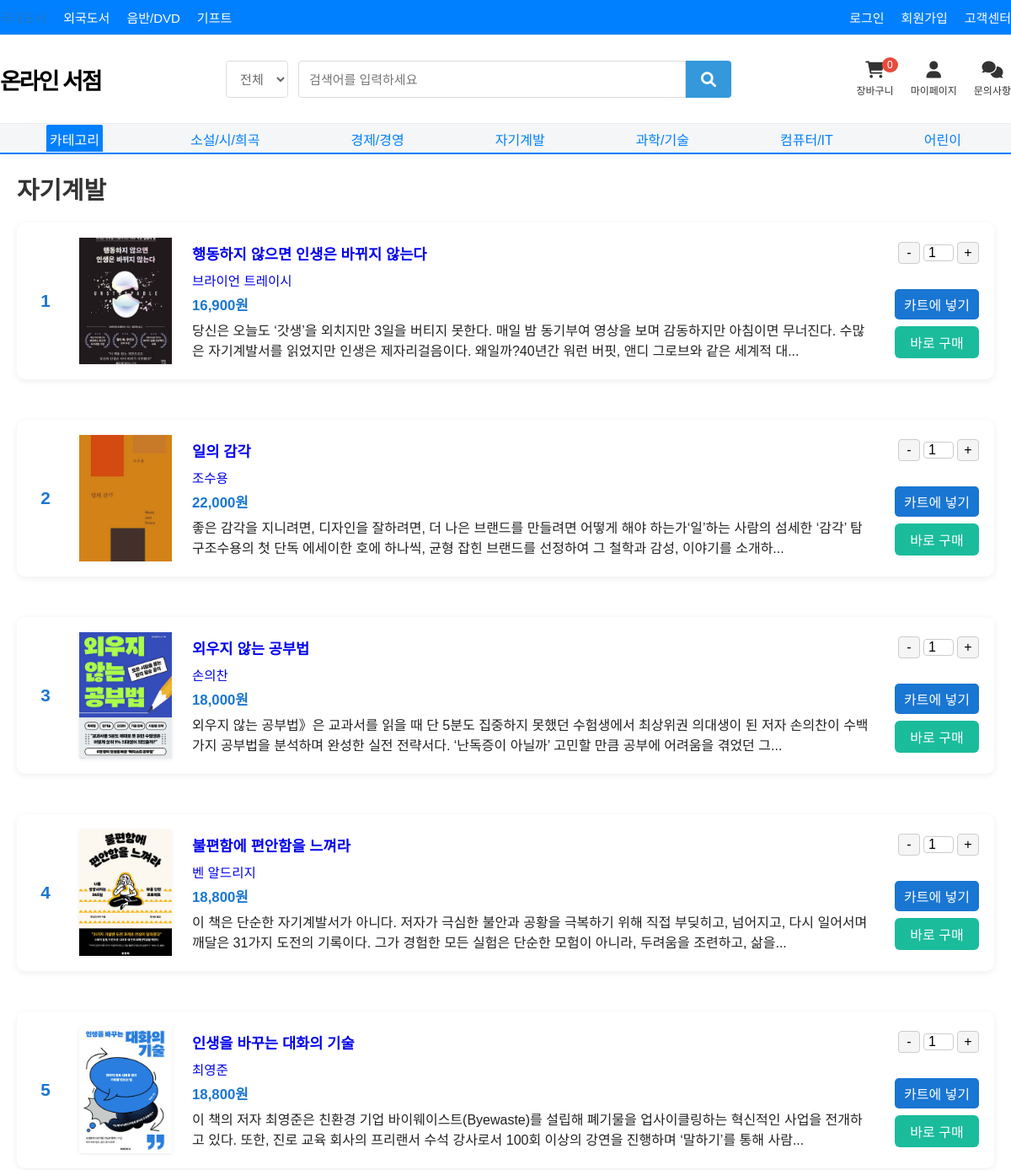
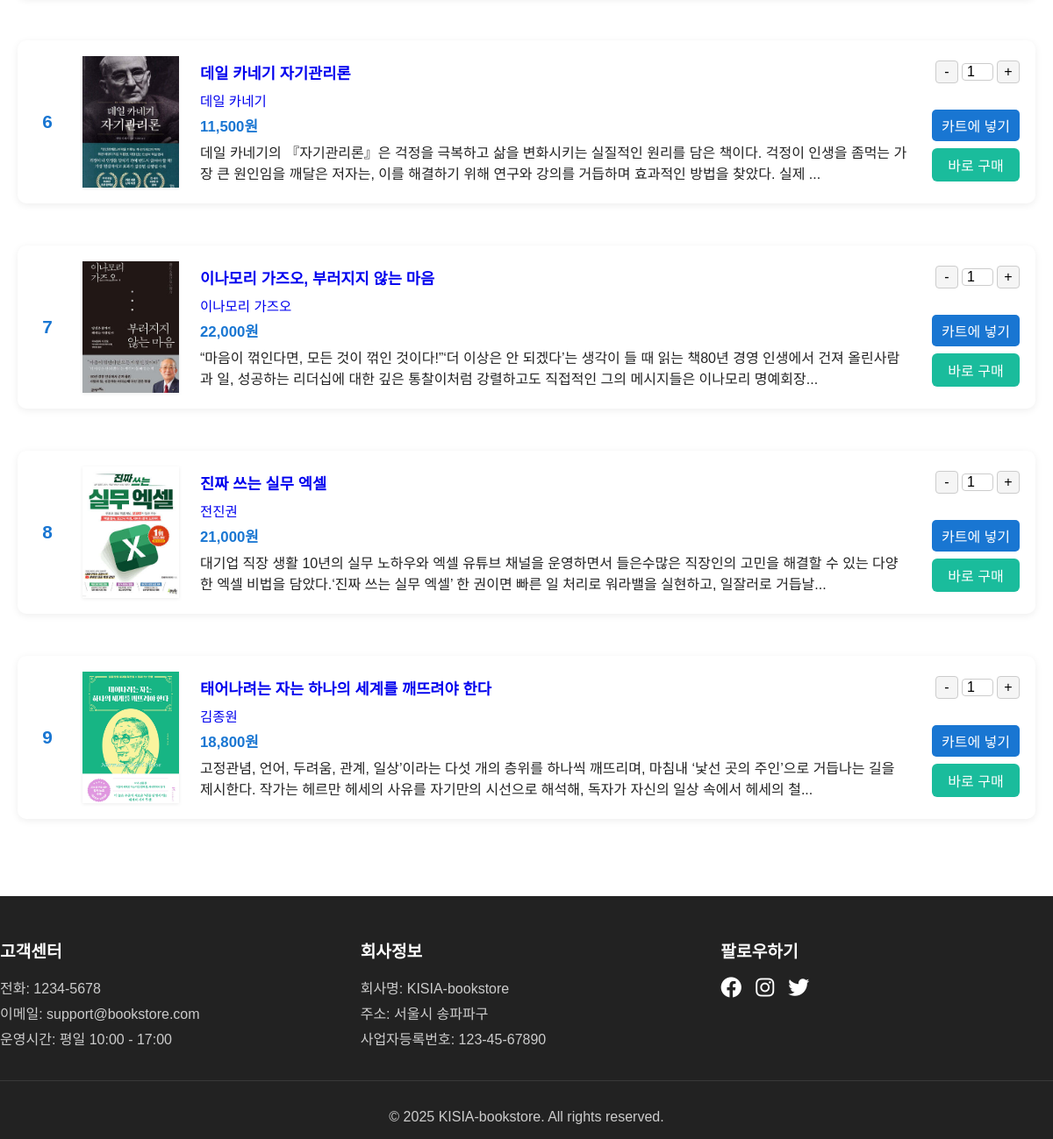
The page /category/self_improvement.php on the database its author committed (2 pictures, top to bottom).
### tables this page shows
CREATE TABLE books (
    id VARCHAR(50) NOT NULL PRIMARY KEY,
    title VARCHAR(255) NOT NULL,
    author VARCHAR(100) NOT NULL,
    price DECIMAL(10,2) NOT NULL,
    category VARCHAR(100),
    description TEXT,
    image_path VARCHAR(255),
    additional_image_path VARCHAR(255),
    created_at TIMESTAMP DEFAULT CURRENT_TIMESTAMP
);

### category/self_improvement.php (the view, shortened to what this page needs)
<?php
require_once '../header.php';
$stmt = $conn->prepare("SELECT id, title, author, price, description, image_path FROM books WHERE category = ?");
$category = 'self_improvement';
$stmt->bind_param("s", $category);
$stmt->execute();
$result = $stmt->get_result();
?>
<!DOCTYPE html>
<html lang="ko">
<head>
  <link rel="stylesheet" href="../css/style.css">
  <link rel="stylesheet" href="../css/header.css">
  <link rel="stylesheet" href="../css/category.css">
  <link rel="stylesheet" href="https://cdnjs.cloudflare.com/ajax/libs/font-awesome/6.0.0/css/all.min.css">
</head>
<body>
<div class="category-container">
  <div class="category-content">
    <h1>자기계발</h1>
    <div class="book-list">
      <?php if ($result->num_rows > 0): ?>
        <?php $num = 1; ?>
        <?php while($book = $result->fetch_assoc()): ?>
          <div class="book-row">
            <div class="book-number"><?= $num++ ?></div>
            <div class="book-thumb">
              <a href="book_detail.php?id=<?= urlencode($book['id']) ?>">
                <img src="../<?= htmlspecialchars($book['image_path']) ?>" alt="<?= htmlspecialchars($book['title']) ?>">
              </a>
            </div>
            <div class="book-info">
              <div class="book-title">
                <a href="book_detail.php?id=<?= urlencode($book['id']) ?>"><?= htmlspecialchars($book['title']) ?></a>
              </div>
              <div class="book-meta">
                <a href="book_detail.php?id=<?= urlencode($book['id']) ?>"><?= htmlspecialchars($book['author']) ?></a>
              </div>
              <div class="book-price"><?= number_format((int)$book['price']) ?>원</div>
              <div class="book-desc">
                <?= htmlspecialchars(mb_strimwidth(strip_tags($book['description']), 0, 220, '...')) ?>
              </div>
            </div>
            <form method="POST" class="book-action-form" action="../cart.php">
              <div class="book-actions">
                <div class="qty-control">
                  <button type="button" onclick="updateQuantity(this, -1)">-</button>
                  <input type="number" class="quantity-display" value="1" min="1" readonly>
                  <button type="button" onclick="updateQuantity(this, 1)">+</button>
                </div>
                <button type="submit" class="cart-btn">카트에 넣기</button>
                <button type="submit" class="buy-btn" name="buy_now" value="1">바로 구매</button>
              </div>
            </form>
          </div>
        <?php endwhile; ?>
      <?php else: ?>
        <p class="no-books">등록된 도서가 없습니다.</p>
      <?php endif; ?>
    </div>
  </div>
</div>
<?php require_once '../footer.php'; ?>
</body>
</html>

### css/style.css (style rules this page uses)
* { margin: 0; padding: 0; box-sizing: border-box; }
:root { --primary-color: #2376c7; --secondary-color: #222; --accent-color: #f7b500; --background-color: #ffffff; --text-color: #222; --border-color: #e5e5e5; --shadow: 0 2px 8px rgba(0,0,0,0.06); --transition: all 0.2s; }
body { font-family: 'Noto Sans KR', 'Malgun Gothic', Arial, sans-serif; background: var(--background-color); color: var(--text-color); min-height: 100vh; }
.book-info { text-align: left; }
.cart-btn { width: 100%; padding: 0.8rem; background: var(--primary-color); color: white; border: none; border-radius: 4px; font-size: 1rem; font-weight: 500; cursor: pointer; transition: var(--transition); margin-top: 1rem; }

### css/category.css (style rules this page uses)
.category-container { display: flex; max-width: 1200px; margin: 0 auto; padding: 20px; gap: 30px; }
.category-container a { text-decoration: none; }
.category-content { flex: 1; }
.category-content h1 { font-size: 1.8rem; margin-bottom: 20px; color: #333; }
.book-list { display: flex; flex-direction: column; gap: 28px; }
.book-row { display: flex; align-items: center; background: #fff; border-radius: 10px; box-shadow: 0 2px 8px rgba(0,0,0,0.07); margin-bottom: 20px; padding: 18px; gap: 24px; }
.book-thumb img { width: 110px; height: 150px; object-fit: cover; border-radius: 0px; box-shadow: 0 1px 4px rgba(0,0,0,0.08); }
.book-info { flex: 1; display: flex; flex-direction: column; gap: 6px; }
.book-title { font-size: 1.1rem; font-weight: bold; margin-bottom: 2px; }
.book-meta { color: #888; font-size: 0.97rem; }
.book-price { color: #1976d2; font-weight: bold; font-size: 1.05rem; }
.book-actions { display: flex; flex-direction: column; gap: 8px; align-items: flex-end; }
.qty-control { display: flex; align-items: center; gap: 4px; margin-bottom: 6px; }
.qty-control button { width: 26px; height: 26px; font-size: 1rem; border: 1px solid #ccc; background: #f5f5f5; border-radius: 4px; cursor: pointer; }
.qty-control input[type="number"] { width: 36px; text-align: center; font-size: 1rem; border: 1px solid #ccc; border-radius: 4px; }
.cart-btn { width: 100px; padding: 6px 0; border: none; border-radius: 5px; font-size: 1rem; background: #1976d2; color: #fff; cursor: pointer; }
.buy-btn { width: 100%; padding: 7px 0; border-radius: 6px; border: none; font-size: 1rem; font-weight: 500; cursor: pointer; margin-bottom: 2px; }
.buy-btn { background: #1abc9c; color: #fff; }
.book-number { width: 32px; font-size: 1.3rem; font-weight: bold; color: #1976d2; display: flex; align-items: center; justify-content: center; }

### rows shown on the page
books: image_path (picture), title "행동하지 않으면 인생은 바뀌지 않는다", author "브라이언 트레이시", price "16,900", description "당신은 오늘도 ‘갓생’을 외치지만 3일을 버티지 못한다. 매일 밤 동기부여 영상을 보며 감동하지만 아침이면 무너진다. 수많은 자기계발서를 읽었지만 인생은 제자리걸음이다. 왜일까?40년간 워런 버핏, 앤디 그로브와 같은 세계적 대..."
books: image_path (picture), title "일의 감각", author "조수용", price "22,000", description "좋은 감각을 지니려면, 디자인을 잘하려면, 더 나은 브랜드를 만들려면 어떻게 해야 하는가‘일’하는 사람의 섬세한 ‘감각’ 탐구조수용의 첫 단독 에세이한 호에 하나씩, 균형 잡힌 브랜드를 선정하여 그 철학과 감성, 이야기를 소개하..."
books: image_path (picture), title "외우지 않는 공부법", author "손의찬", price "18,000", description "외우지 않는 공부법》은 교과서를 읽을 때 단 5분도 집중하지 못했던 수험생에서 최상위권 의대생이 된 저자 손의찬이 수백 가지 공부법을 분석하며 완성한 실전 전략서다. ‘난독증이 아닐까’ 고민할 만큼 공부에 어려움을 겪었던 그..."
books: image_path (picture), title "불편함에 편안함을 느껴라", author "벤 알드리지", price "18,800", description "이 책은 단순한 자기계발서가 아니다. 저자가 극심한 불안과 공황을 극복하기 위해 직접 부딪히고, 넘어지고, 다시 일어서며 깨달은 31가지 도전의 기록이다. 그가 경험한 모든 실험은 단순한 모험이 아니라, 두려움을 조련하고, 삶을..."
books: image_path (picture), title "인생을 바꾸는 대화의 기술", author "최영준", price "18,800", description "이 책의 저자 최영준은 친환경 기업 바이웨이스트(Byewaste)를 설립해 폐기물을 업사이클링하는 혁신적인 사업을 전개하고 있다. 또한, 진로 교육 회사의 프리랜서 수석 강사로서 100회 이상의 강연을 진행하며 ‘말하기’를 통해 사람..."
books: image_path (picture), title "데일 카네기 자기관리론", author "데일 카네기", price "11,500", description "데일 카네기의 『자기관리론』은 걱정을 극복하고 삶을 변화시키는 실질적인 원리를 담은 책이다. 걱정이 인생을 좀먹는 가장 큰 원인임을 깨달은 저자는, 이를 해결하기 위해 연구와 강의를 거듭하며 효과적인 방법을 찾았다. 실제 ..."
books: image_path (picture), title "이나모리 가즈오, 부러지지 않는 마음", author "이나모리 가즈오", price "22,000", description "“마음이 꺾인다면, 모든 것이 꺾인 것이다!”‘더 이상은 안 되겠다’는 생각이 들 때 읽는 책80년 경영 인생에서 건져 올린사람과 일, 성공하는 리더십에 대한 깊은 통찰이처럼 강렬하고도 직접적인 그의 메시지들은 이나모리 명예회장..."
books: image_path (picture), title "진짜 쓰는 실무 엑셀", author "전진권", price "21,000", description "대기업 직장 생활 10년의 실무 노하우와 엑셀 유튜브 채널을 운영하면서 들은수많은 직장인의 고민을 해결할 수 있는 다양한 엑셀 비법을 담았다.‘진짜 쓰는 실무 엑셀’ 한 권이면 빠른 일 처리로 워라밸을 실현하고, 일잘러로 거듭날..."
books: image_path (picture), title "태어나려는 자는 하나의 세계를 깨뜨려야 한다", author "김종원", price "18,800", description "고정관념, 언어, 두려움, 관계, 일상’이라는 다섯 개의 층위를 하나씩 깨뜨리며, 마침내 ‘낯선 곳의 주인’으로 거듭나는 길을 제시한다. 작가는 헤르만 헤세의 사유를 자기만의 시선으로 해석해, 독자가 자신의 일상 속에서 헤세의 철..."
